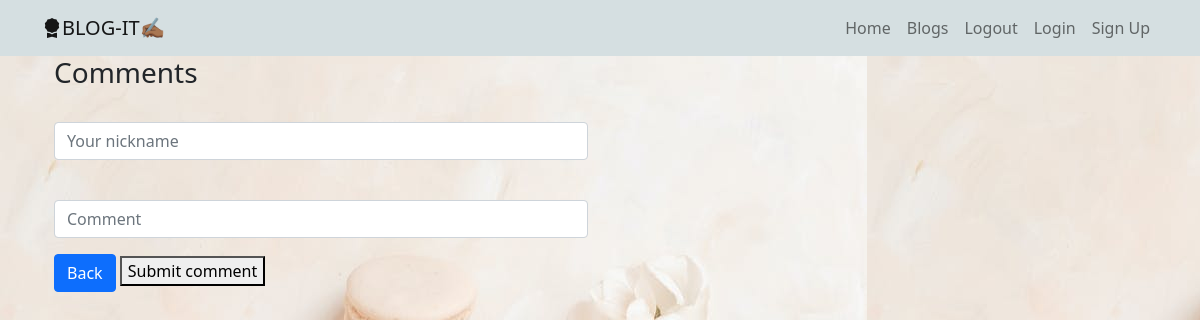
Before: /comment/2 (signed in) with the older database file.
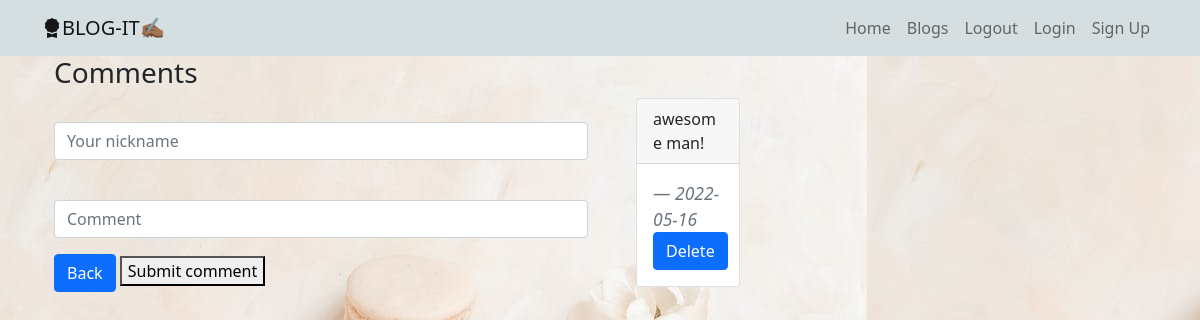
After: the same page with the newer database file.
### app/models.py (models this page shows)
class Comment(db.Model):
    id = db.Column(db.Integer, primary_key=True)
    nickname = db.Column(db.String(500))
    content = db.Column(db.String(500))
    date = db.Column(db.DateTime(timezone=True), default=func.now())
    user_id = db.Column(db.Integer, db.ForeignKey('user.id'))
    blog_id = db.Column(db.Integer, db.ForeignKey('blog.id'))

### app/main/views.py (the view, shortened to what this page needs)
@main.route('/comment/<blog_id>', methods=['POST', 'GET'])
@login_required
def new_comment(blog_id):
    blog = Blog.query.get(blog_id)
    comments = Comment.query.filter_by(blog_id=blog_id).all()
    comment_count = len(comments)
    return render_template('comments.html', comments=comments, blog=blog, comment_count=comment_count)

### app/__init__.py (called while the page is built)
def create_app(config_name):
    app = Flask(__name__)
    app.config['SECRET_KEY'] = 'potestuff'
    app.config['SQLALCHEMY_DATABASE_URI'] = f'sqlite:///{DB_NAME}'
    db.init_app(app)
    from .auth import auth
    from .main import main
    app.register_blueprint(auth, url_prefix='/')
    app.register_blueprint(main, url_prefix='/')
    from .models import User, Blog, Comment
    create_database(app)
    login_manager = LoginManager()
    login_manager.login_view = 'auth.login'
    login_manager.init_app(app)
    @login_manager.user_loader
    def load_user(id):
        return User.query.get(int(id))
    app.config.from_object(config_options[config_name])
    return app

### app/templates/comments.html (shortened to what this page needs)
{% extends 'base.html'%}
{% from 'comment_display_macro.html' import display_comments%}
{% block content %}
   <div class="container">
        <h3>Comments</h3>
        <div class="row">
            <div class="col-md-6">
                 <form method="POST">
                      <div class="mb-3">
                        <input type="text" class="form-control" id="nickname" name="nickname" placeholder="Your nickname">
                      </div>
                     <div class="mb-3">
                        <input type="text" class="form-control" id="content" name="content" placeholder="Comment">
                      </div>
                     <div class="footer">
                         <a href="/blogs" class="btn btn-primary">Back</a>
                          <button type="submit" class="submit">Submit comment</button>
                     </div>
                 </form>
            </div>
             <div class="col-md-6">
                <div>{{ display_comments(comments) }}</div>
             </div>
        </div>
   </div>
{% endblock %}

### app/templates/comment_display_macro.html (shortened to what this page needs)
{% extends 'base.html' %}
{% macro display_comments(comments) %}
<div class="container">
    <div class="row">
 <div class="col-md-3">
                {% if comments %}
                    {% for comment in comments %}
                <div class="card">
                    <div class="card-header">
                        {{comment.nickname}}
                     </div>
                    <div class="card-body">
                        <div>
                            <blockquote class="blockquote mb-0">
                                 <footer class="blockquote-footer"><cite title="Source Title">{{comment.date.strftime('%Y-%m-%d')}}</cite></footer>
                            </blockquote>
                        </div>
                        <div>
                            <a href="/remove/{{comment.id}}" class="btn btn-primary">Delete</a>
                        </div>
                    </div>
                </div>
                 {% endfor %}
                     {% endif %}
            </div>
    </div>
</div>
{% endmacro %}

Changed rows visible on the page:
added Comment: nickname "awesome man!", date "2022-05-16"
